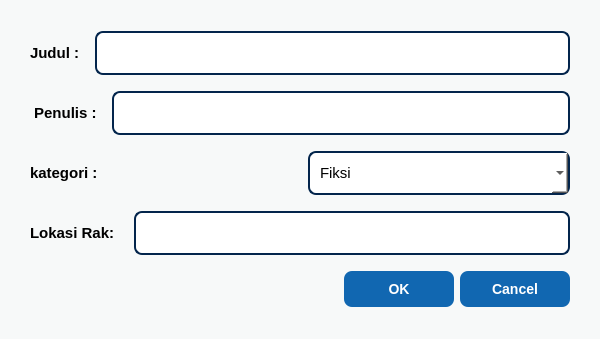
<?xml version="1.0" encoding="UTF-8"?>
<ui version="4.0">
 <class>Dialog</class>
 <widget class="QDialog" name="Dialog">
  <property name="geometry">
   <rect>
    <x>0</x>
    <y>0</y>
    <width>600</width>
    <height>339</height>
   </rect>
  </property>
  <property name="windowTitle">
   <string>Dialog</string>
  </property>
  <property name="styleSheet">
   <string notr="true"> QDialog {
                background-color: #f7f9f9;
            }
            QLabel {
                font-family: 'Segoe UI', sans-serif;
                font-size: 15px;
                color: #000000;
                font-weight: bold;
            }
            QLineEdit, QComboBox {
                padding: 10px;
                border: 2px solid #03254c;
                border-radius: 8px;
                font-size: 15px;
                background-color: white;
                font-family: 'Segoe UI', sans-serif;
            }
            QLineEdit:focus, QComboBox:focus {
                border: 2px solid #03254c;
                outline: none;
            }
            QPushButton {
                background-color: #1167b1;
                color: white;
                padding: 10px 15px;
                border-radius: 8px;
                font-size: 14px;
                font-weight: bold;
                border: none;
                font-family: 'Segoe UI', sans-serif;
            }
            QPushButton:hover {
                background-color: #2a9df4;
            }
            QPushButton:pressed {
                background-color: #d0efff;
            }
            QDialogButtonBox QPushButton {
                min-width: 80px;
            }
            QDialogButtonBox QPushButton#OKButton {
                background-color: #1167b1;
            }
            QDialogButtonBox QPushButton#OKButton:hover {
                background-color: #2a9df4;
            }
            QDialogButtonBox QPushButton#CancelButton {
                background-color: #1167b1;
            }
            QDialogButtonBox QPushButton#CancelButton:hover {
                background-color: #2a9df4;
            }</string>
  </property>
  <layout class="QVBoxLayout" name="verticalLayout">
   <property name="spacing">
    <number>15</number>
   </property>
   <property name="leftMargin">
    <number>30</number>
   </property>
   <property name="topMargin">
    <number>30</number>
   </property>
   <property name="rightMargin">
    <number>30</number>
   </property>
   <property name="bottomMargin">
    <number>30</number>
   </property>
   <item>
    <layout class="QHBoxLayout" name="horizontalLayout">
     <item>
      <widget class="QLabel" name="judul_label">
       <property name="text">
        <string>Judul :</string>
       </property>
      </widget>
     </item>
     <item>
      <widget class="QLineEdit" name="edit_judul"/>
     </item>
    </layout>
   </item>
   <item>
    <layout class="QHBoxLayout" name="horizontalLayout_2">
     <item>
      <widget class="QLabel" name="penulis_label">
       <property name="text">
        <string> Penulis :</string>
       </property>
      </widget>
     </item>
     <item>
      <widget class="QLineEdit" name="edit_penulis"/>
     </item>
    </layout>
   </item>
   <item>
    <layout class="QHBoxLayout" name="horizontalLayout_3">
     <item>
      <widget class="QLabel" name="kategori_label">
       <property name="text">
        <string>kategori :</string>
       </property>
      </widget>
     </item>
     <item>
      <widget class="QComboBox" name="edit_kategori">
       <item>
        <property name="text">
         <string>Fiksi</string>
        </property>
       </item>
       <item>
        <property name="text">
         <string>Non-Fiksi</string>
        </property>
       </item>
       <item>
        <property name="text">
         <string>Pelajaran</string>
        </property>
       </item>
       <item>
        <property name="text">
         <string>Teknologi</string>
        </property>
       </item>
       <item>
        <property name="text">
         <string>Sejarah</string>
        </property>
       </item>
       <item>
        <property name="text">
         <string>Biografi</string>
        </property>
       </item>
       <item>
        <property name="text">
         <string>Sains</string>
        </property>
       </item>
       <item>
        <property name="text">
         <string>Seni</string>
        </property>
       </item>
       <item>
        <property name="text">
         <string>Lainnya</string>
        </property>
       </item>
      </widget>
     </item>
    </layout>
   </item>
   <item>
    <layout class="QHBoxLayout" name="horizontalLayout_4">
     <item>
      <widget class="QLabel" name="lokasi_rak_label">
       <property name="text">
        <string>Lokasi Rak: </string>
       </property>
      </widget>
     </item>
     <item>
      <widget class="QLineEdit" name="edit_lokasi_rak"/>
     </item>
    </layout>
   </item>
   <item>
    <widget class="QDialogButtonBox" name="buttonBox">
     <property name="orientation">
      <enum>Qt::Horizontal</enum>
     </property>
     <property name="standardButtons">
      <set>QDialogButtonBox::Cancel|QDialogButtonBox::Ok</set>
     </property>
    </widget>
   </item>
  </layout>
 </widget>
 <resources/>
 <connections>
  <connection>
   <sender>buttonBox</sender>
   <signal>accepted()</signal>
   <receiver>Dialog</receiver>
   <slot>accept()</slot>
   <hints>
    <hint type="sourcelabel">
     <x>248</x>
     <y>254</y>
    </hint>
    <hint type="destinationlabel">
     <x>157</x>
     <y>274</y>
    </hint>
   </hints>
  </connection>
  <connection>
   <sender>buttonBox</sender>
   <signal>rejected()</signal>
   <receiver>Dialog</receiver>
   <slot>reject()</slot>
   <hints>
    <hint type="sourcelabel">
     <x>316</x>
     <y>260</y>
    </hint>
    <hint type="destinationlabel">
     <x>286</x>
     <y>274</y>
    </hint>
   </hints>
  </connection>
 </connections>
</ui>
